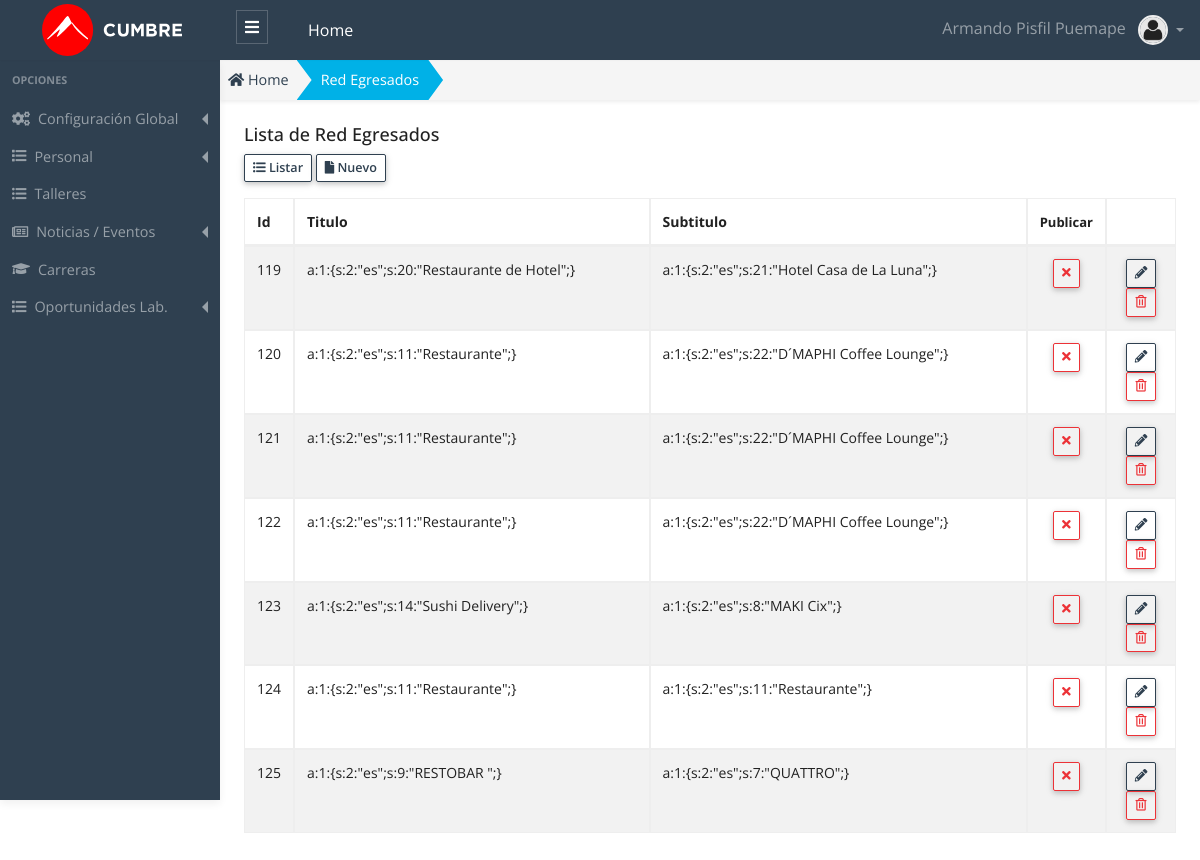
Before: /public/admin/red/red.php (signed in) with the older database file.
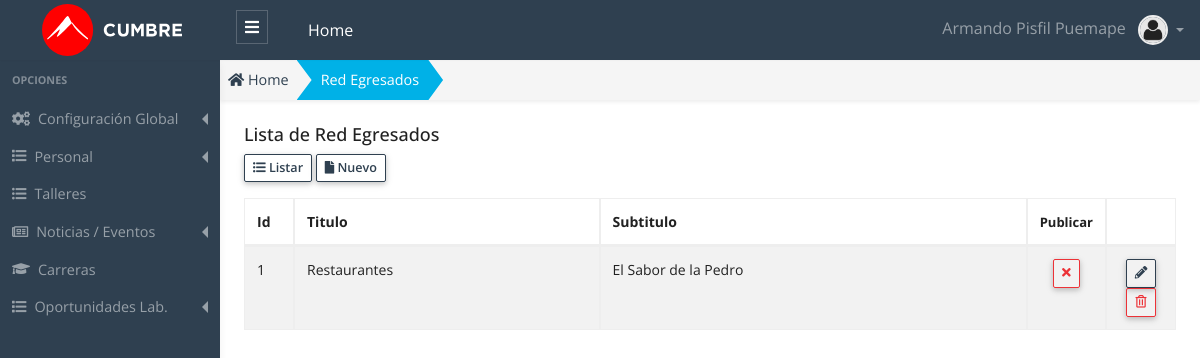
After: the same page with the newer database file.
### tables this page shows
CREATE TABLE `red` (
  `id` int(11) NOT NULL AUTO_INCREMENT,
  `titulo` varchar(125) DEFAULT NULL,
  `subtitulo` varchar(125) DEFAULT NULL,
  `tipo` varchar(125) DEFAULT NULL,
  `vacantes` varchar(125) DEFAULT NULL,
  `requisitos` text NOT NULL,
  `conocimientos` text NOT NULL,
  `salario` varchar(125) DEFAULT NULL,
  `nombrecontacto` varchar(125) DEFAULT NULL,
  `telefonocontacto` varchar(125) DEFAULT NULL,
  `emailcontacto` varchar(125) DEFAULT NULL,
  `item` int(11) NOT NULL,
  `publicar` char(1) NOT NULL DEFAULT 'S',
  `estado` int(1) NOT NULL DEFAULT '1',
  `created_up` timestamp NOT NULL DEFAULT CURRENT_TIMESTAMP ON UPDATE CURRENT_TIMESTAMP,
  PRIMARY KEY (`id`) USING BTREE
);

### public/app/database/Connection.php (called while the page is built, shortened)
<?php
Class Connection
{
  protected $db_host   = 'localhost';
  protected $db_user   = 'root';
  protected $db_pass   = '';
  protected $db_name   = 'escuelac_w_ne16';
  protected $db_port   = '3306';
  protected $db_driver = 'mysql';
  protected $query  = '';
  protected $conn   = null  ;
  private function openConnection()
  {
    $str_conn = $this->db_driver.":host=".$this->db_host.";port=".$this->db_port.";dbname=" .$this->db_name;
    $this->conn = new PDO($str_conn,$this->db_user,$this->db_pass);
    $this->conn->setAttribute(PDO::ATTR_ERRMODE, PDO::ERRMODE_EXCEPTION);
    $this->conn->query("SET NAMES 'utf8'");
    return $this->conn ;
  }
  protected function executeQuery()
  {
    $stm = $this->conn->prepare($this->query);
    $this->status = $stm->execute() ;
    if($this->status)
    {
      $column_count = $stm->columnCount() ;
      if ($column_count > 0)
      {
        $rows  = $stm->fetchAll(PDO::FETCH_ASSOC) ;
      }
    }
  }
}

### public/app/models/Red.php (called while the page is built, shortened)
<?php
class Red extends Connection {
  public function getAll()
  {
    try{
      $this->query = "SELECT * FROM red; ";
      $this->executeQuery();
      $data = $this->rows ;
      return $data;
    }catch(exception $e){
      throw new Exception($e->getMessage());
    }
  }
}

### public/app/controllers/RedController.php (called while the page is built, shortened)
<?php
 class RedController
{
  public function getAll()
  {
    try
    {
      $red  = new Red();
      $data = $red->getAll();
      return $data ;
    }
    catch (Exception $e)
    {
      throw new Exception($e->getMessage());
    }
  }
}

### public/admin/red/red.php (the view, shortened to what the changed rows need)
<?php
    $red_controller = new RedController();
    $data = $red_controller->getAll();
?>
<!DOCTYPE html>
<html lang="es">
<head>
  <?php
    require_once "../layout/head_links.phtml";
  ?>
</head>
<body>
  <div class="app-wrap">
    <main role="main" class="main">
      <div class="container-full p-2 fs-x-14">
        <div class="row">
          <div class="col-12">
            <div class="table-responsive">
            <table id="dataTableList" class="table table-striped table-bordered" style="width:100%">
              <thead>
                <tr>
                  <th width="50">Id </th>
                  <th>Titulo </th>
                  <th>Subtitulo </th>
                  <th width="50" class="fs-x-13"> Publicar </th>
                  <th width="70"></th>
                </tr>
              </thead>
              <tbody>
                <?php foreach ($data as &$row) {?>
                  <?php
                    $classBtn = "" ;
                    $title    = "" ;
                    $icon_pub = "" ;
                    if(!empty($row["publicar"])){
                      if($row["publicar"] == "S"){
                        $classBtn =  "btn-outline-danger";
                        $title = "Desactivar/Ocultar" ;
                        $icon_pub = '<i class="fas fa-times"></i>';
                      }
                      else {
                        $classBtn =  "btn-outline-success";
                        $title = "Publicar" ;
                        $icon_pub = '<i class="fas fa-check"></i>';
                      }
                    }
                    $title_estado   = "";
                    $class_estado   = "";
                    $class_disabled = "";
                    if($row["estado"] == 1)
                    {
                      $title_estado = "Eliminar" ;
                    }
                    else
                    {
                      $title_estado   = "Recuperar" ;
                      $class_estado   = "row-disabled";
                      $class_disabled = "is-disabled";
                    }
                  ?>
                <tr class="<?php echo $class_estado ;?>" >
                  <td> <?php echo $row["id"] ?> </td>
                  <td> <?php echo $row["titulo"] ?> </td>
                  <td> <?php echo $row["subtitulo"] ?> </td>
                  <td class="text-center">
                    <button onclick="modalPublicar(<?php echo $row['id'] ?>, `<?php echo $row['titulo'] ?>` ,`<?php echo $title ?>`, `<?php echo $row['publicar'] ?>`);" class="btn btn-sm lh-1 btn-table <?php echo $classBtn.' ' .$class_disabled; ; ?> " title="<?php echo $title; ?>" >
                    <?php echo $icon_pub ;?>
                    </button>
                  </td>
                  <td class="text-center">
                    <a class="btn btn-outline-primary btn-sm lh-1 btn-table <?php echo $class_disabled ; ?>" href="admin/red/editar.php?id=<?php echo $row["id"] ?>" title="Editar">
                    <i class="fas fa-pencil-alt"></i>
                    </a>
                    <button class="btn btn-outline-danger btn-sm lh-1 btn-table" onclick="modalDelete(<?php echo $row["id"] ?>, `<?php echo $row['titulo'] ?>`,`<?php echo $title_estado ?>`,`<?php echo $row['estado'] ?>`);" title="<?php echo $title_estado ;?>">
                    <i class="far fa-trash-alt"></i>
                    </button>
                  </td>
                </tr>
                <?php }?>
              </tbody>
            </table>
            </div>
          </div>
        </div>
      </div>
    </main>
  </div>
  <?php require_once "../layout/datatables.phtml"?>
</body>
</html>

Changed rows visible on the page:
removed red: id "119", titulo "a:1:{s:2:\"es\";s:20:\"Restaurante de Hotel\";}", subtitulo "a:1:{s:2:\"es\";s:21:\"Hotel Casa de La Luna\";}", publicar "S" (drawn)
removed red: id "120", titulo "a:1:{s:2:\"es\";s:11:\"Restaurante\";}", subtitulo "a:1:{s:2:\"es\";s:22:\"D´MAPHI Coffee Lounge\";}", publicar "S" (drawn)
removed red: id "121", titulo "a:1:{s:2:\"es\";s:11:\"Restaurante\";}", subtitulo "a:1:{s:2:\"es\";s:22:\"D´MAPHI Coffee Lounge\";}", publicar "S" (drawn)
removed red: id "122", titulo "a:1:{s:2:\"es\";s:11:\"Restaurante\";}", subtitulo "a:1:{s:2:\"es\";s:22:\"D´MAPHI Coffee Lounge\";}", publicar "S" (drawn)
removed red: id "123", titulo "a:1:{s:2:\"es\";s:14:\"Sushi Delivery\";}", subtitulo "a:1:{s:2:\"es\";s:8:\"MAKI Cix\";}", publicar "S" (drawn)
removed red: id "124", titulo "a:1:{s:2:\"es\";s:11:\"Restaurante\";}", subtitulo "a:1:{s:2:\"es\";s:11:\"Restaurante\";}", publicar "S" (drawn)
removed red: id "125", titulo "a:1:{s:2:\"es\";s:9:\"RESTOBAR \";}", subtitulo "a:1:{s:2:\"es\";s:7:\"QUATTRO\";}", publicar "S" (drawn)
added red: id "1", titulo "Restaurantes", subtitulo "El Sabor de la Pedro", publicar "S" (drawn)
